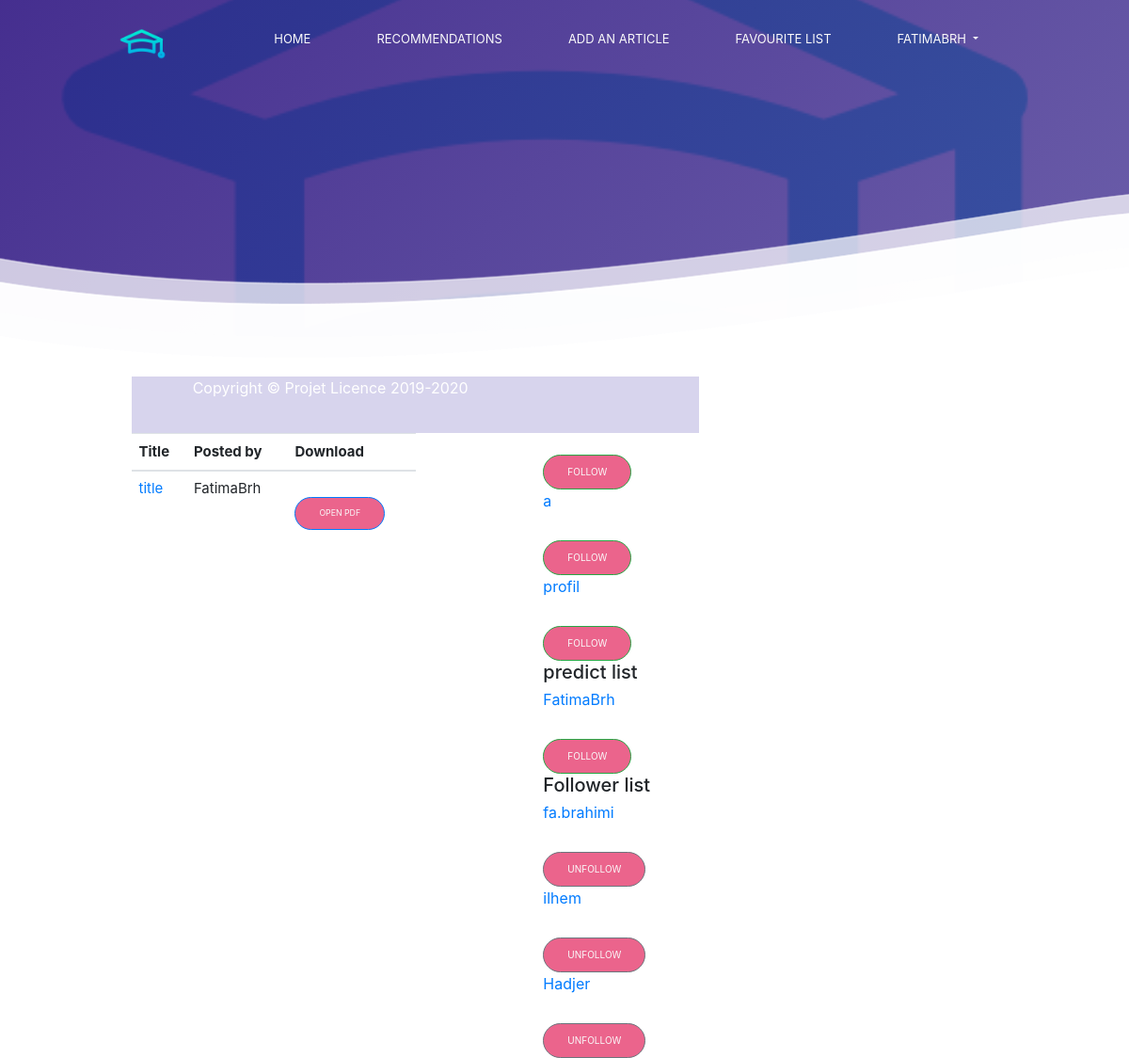
Page / (signed in) on the earlier database version.
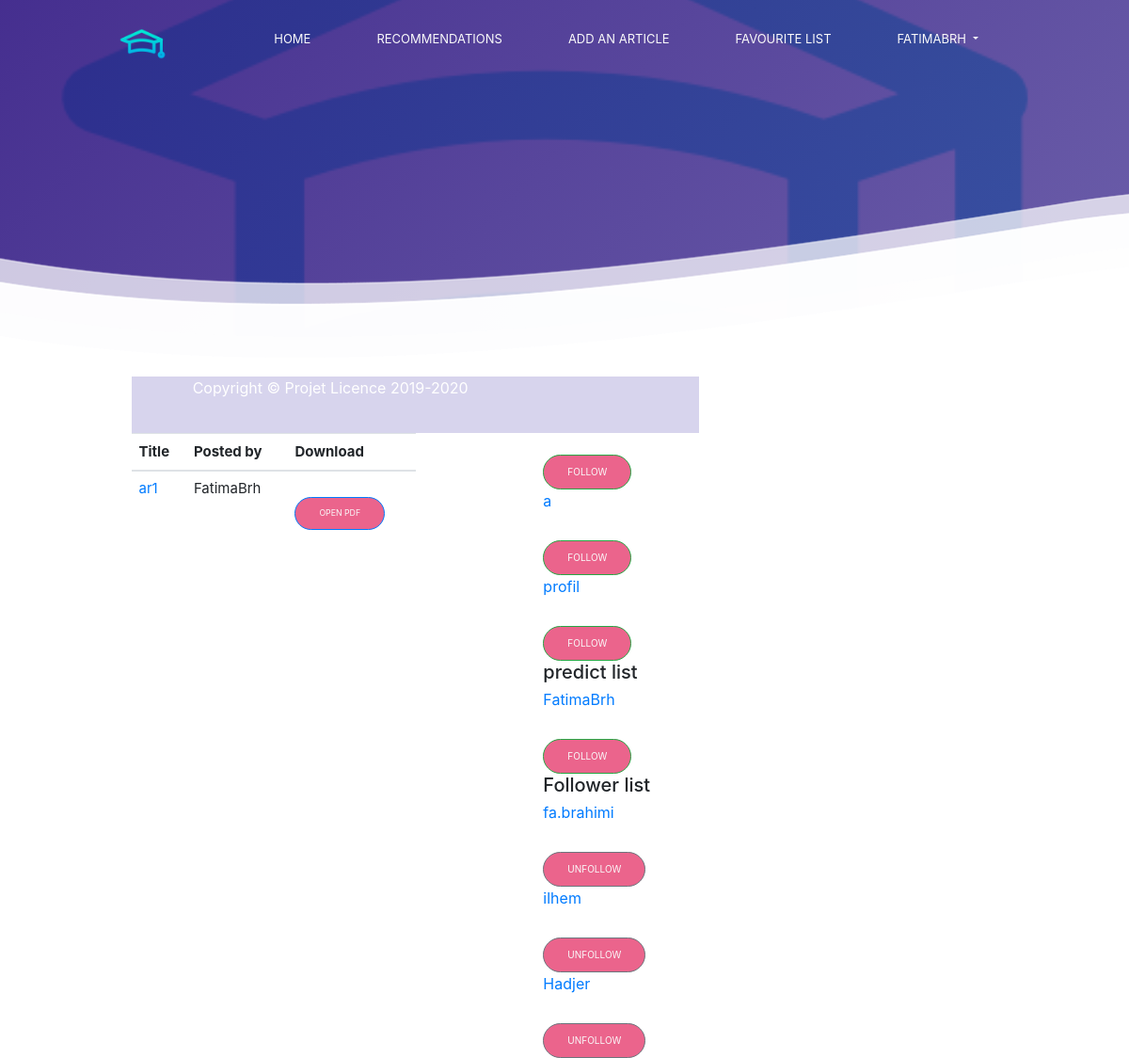
Same page on the later database version.
### articl/models.py (models this page shows, shortened)
class ArticlPub(models.Model):
    ArticlTYPE=(
      ('1','Research Article'),
      ('2','Research Paper'),
      ('3','Review Paper'),
      ('4','Review Article'),
      ('5','Peer-Reviewed Articles'),
    )
    DOMAINE=(
        ('1','Computer Hardware'),
        ('2','Computer Networking'),
        ('3','Computer Software'),
        ('4','Cloud computing'),
        ('5','Cyber Security and Ethical Hacking'),
        ('6','Data Science and Data Analysis'),
        ('7','Programming Language'),
        ('8','Artificial intelligence'),
        ('9','Operating system'),
        ('10','Web Development'),
        ('11','Web Designing'),
        ('12','Graphics design'),
        ('13','Network Analytics and testing'),
        ('14','Robotics'),
        ('15','others field'),
        )
    user = models.ForeignKey(settings.AUTH_USER_MODEL, on_delete=models.CASCADE)
    titre=models.CharField(max_length=500)
    resumé=models.CharField(max_length=2000, blank=True)
    keywords=models.CharField(max_length=500, blank=True)
    maison_ed=models.CharField(max_length=500,blank=True)
    typeArticl=models.CharField(max_length=100,blank=False,choices=ArticlTYPE)
    path=models.FileField(blank=True,null=True,upload_to='chapter/%Y/')
    auteurEcrit = models.ManyToManyField(Profile, blank=True, null=True)
    favourite = models.ManyToManyField(User,related_name='favourite', blank=True)
    timestamp = models.DateField(auto_now=False, auto_now_add=True)
    domaineArt=models.CharField(max_length=100,choices=DOMAINE,blank=False,default='Computer Software ')

### home/views.py (the view)
# urls.py: path(r'', HomeView.as_view(),name='home'),
class HomeView(TemplateView):
    template_name = 'home.html'
    def get(self, request):
        profiles=Profile.objects.exclude(id=request.user.id)
        users = User.objects.exclude(id=request.user.id)
        arts=ArticlPub.objects.all()
        follower, created = Follower.objects.get_or_create(current_user=request.user)
        followers = follower.users.all()
        predict_list = get_predict_list(request.user)
        print(predict_list)
        demographic_list = demographic(request.user)
        print(demographic_list)
        for item in demographic_list.keys():
            if item not in predict_list:
                predict_list.append(item)
        rec=User.objects.filter(pk__in=predict_list)
        articlList = []
        for value in predict_list:
            articlList.append(value)
        articls=ArticlPub.objects.filter(user__id__in=articlList) #get articles where user__id is __in the list articlList
        print(articlList)
        args = {'profiles':profiles,
        'arts':arts,
        'users':users,
        'followers':followers,
        'articls':articls,
        'rec':rec}
        return render(request, self.template_name, args)

### articl/recommender.py (called while the page is built)
def get_ratings_vector(user):
    ratings = Note.objects.filter(user_id=user,note__gt=0).values('articl', 'note')
    res = {}
    for r in ratings:
        res[r['articl']] = r['note']
    return res

def cosine_sim(user1_r,user2_r):
    result = 0.0
    l1=list(user1_r.keys())
    l2=list(user2_r.keys())
    common_item=list(set(l1).intersection(l2))
    if len(common_item) == 0:
        return 0
    top_result = 0.0
    bottom_left_result = 0.0
    bottom_right_result = 0.0
    for item in common_item:
        rxs = user1_r[item]
        rys = user2_r[item]
        top_result += (rxs) * (rys)
        bottom_left_result += pow(rxs, 2)
        bottom_right_result += pow(rys, 2)
    bottom_left_result = math.sqrt(bottom_left_result)
    bottom_right_result = math.sqrt(bottom_right_result)
    result = top_result / (bottom_left_result * bottom_right_result)
    return result

### home/templates/home.html
{%  extends 'base.html' %}
{% block content %}
    <div style="container-fluid"" >
        <div class="col-8" style="float:left; width: 70%">
            <table class="table mb-0 " style="float:left; width: 50%">
                <thead>
                  <tr>
                    <th>Title</th>
                    <th>Posted by</th>
                    <th>Download</th>
                  </tr>
                </thead>
            <tbody>
                {% for art in arts %}
                    <tr>
                        <td><a href=" {% url 'articl:detail_articl' pk=art.pk %} "> {{art.titre}} </a> </td>
                        <td>{{art.user}} </td>
                        <td><a href="{{art.path.url}}" class="btn btn-primary btn-sm" target="_blank"> Open pdf </a>
                        </td>
                    </tr>
                {% endfor %}
            </tbody>
        </div>
        <div class="col-4" style="float:right;width: 30%" >
            <h2>Other peaple</h2>
            {% for user in users %}
                {% if not user in followers %}
                    <a href="{%  url 'accounts:profile_with_pk' pk=user.pk  %}">
                        <p> {{  user.username }}</p>
                    </a>
                    <a href=" {% url 'home:change_followers' operation='add' pk=user.pk  %} ">
                        <button type="button" class="btn btn-success">follow</button>
                    </a>
                {% endif %}
            {% endfor %}
            <h2>predict list</h2>
            {% for p in rec %}
                {% if not p in followers %}
                    <a href="{%  url 'accounts:profile_with_pk' pk=p.pk  %}">
                        <p> {{  p }}</p>
                    </a>
                    <a href=" {% url 'home:change_followers' operation='add' pk=p.pk  %} ">
                        <button type="button" class="btn btn-success">follow</button>
                    </a>
                {% endif %}
             {% endfor %}
            <h2>Follower list</h2>
            {% for follower in followers %}
                <a href="{%  url 'accounts:profile_with_pk' pk=follower.pk  %}">
                    <p> {{  follower.username }}</p>
                </a>
                <a href=" {% url 'home:change_followers' operation='remove' pk=follower.pk  %} ">
                    <button type="button" class="btn btn-secondary">Unfollow</button>
                </a>
            {% endfor %}
        </div>
    </div>
{% endblock %}

### templates/base.html (shortened to what this page needs)
{% load static %}
<!doctype html>
<html lang="en">
<head>
    <link rel="stylesheet" href="https://stackpath.bootstrapcdn.com/bootstrap/4.3.1/css/bootstrap.min.css">
    <link rel="stylesheet" href="https://cdn.jsdelivr.net/npm/bootstrap-select@1.13.14/dist/css/bootstrap-select.min.css">
    <link href="https://unpkg.com/ionicons@4.5.10-0/dist/css/ionicons.min.css" rel="stylesheet">
    <link rel="stylesheet" type="text/css" href="{% static 'css/styles.css' %}"  >
</head>
<body>
    {% if user.is_authenticated %}
    <header>
        <div class="container">
            <nav>
                    <div class="nav-brand">
                        <a href="{%  url 'home:home'  %}">
                            <img src="{% static 'image/logo.png' %}" alt="" >
                        </a>
                    </div>
                    <ul class="nav-list">
                            <li class="nav-item">
                                <a class="nav-link" href="{%  url 'home:home'  %}">Home</a>
                            </li>
                            <li class="nav-item">
                                <a class="nav-link" href="{%  url 'articl:recommandation'  %}">RECOMMENDATIONS</a>
                            </li>
                            <li class="nav-item">
                                <a class="nav-link" href="{%  url 'articl:postarticl'  %}"> Add an article </a>
                            </li>
                            <li class="nav-item">
                                <a class="nav-link" href="{%  url 'articl:favourite_list'  %}"> Favourite list</a>
                            </li>
                            <li class="nav-item dropdown">
                                <a class="nav-link dropdown-toggle" href="#" id="navbarDropdown" role="button" data-toggle="dropdown" aria-haspopup="true" aria-expanded="false">
                                  {{user.username}}
                                </a>
                              </li>
                    </ul>
            </nav>
        </div>
    </header>
    <section class="hero">
    </section>
   {% endif %}
    <section class="experience">
        <div class="container">
            {% block content %}
            {% endblock %}
         </div>
    </section>
    <div class="footer ">
        <div class="footer-content">
            <p >Copyright &copy; Projet Licence 2019-2020</p>
        </div>
    </div>
</body>
</html>

Differences in the rows shown:
removed ArticlPub: titre "title", user "FatimaBrh"
added ArticlPub: titre "ar1", user "FatimaBrh"
